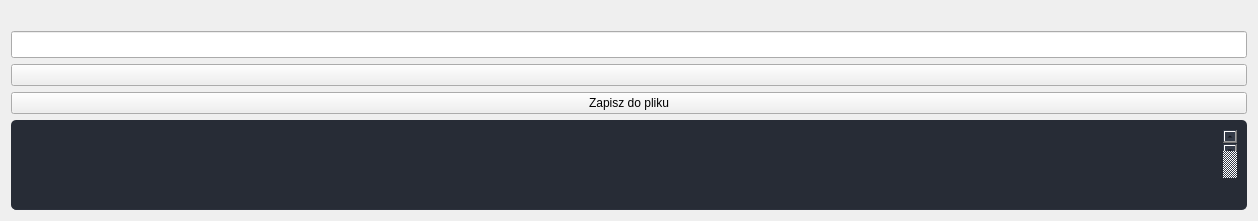
                  <widget class="QWidget" name="tabWidgetPage5">
                   <attribute name="icon">
                    <iconset>
                     <normaloff>zdjecia/getbeck.png</normaloff>zdjecia/getbeck.png</iconset>
                   </attribute>
                   <attribute name="title">
                    <string/>
                   </attribute>
                   <layout class="QVBoxLayout" name="verticalLayout_8">
                    <item alignment="Qt::AlignHCenter|Qt::AlignVCenter">
                     <widget class="QLabel" name="label_9">
                      <property name="text">
                       <string/>
                      </property>
                      <property name="pixmap">
                       <pixmap>zdjecia/getbeck.png</pixmap>
                      </property>
                     </widget>
                    </item>
                    <item>
                     <widget class="QLineEdit" name="lineEdit_14">
                      <property name="font">
                       <font>
                        <pointsize>12</pointsize>
                       </font>
                      </property>
                      <property name="clearButtonEnabled">
                       <bool>true</bool>
                      </property>
                     </widget>
                    </item>
                    <item>
                     <widget class="QPushButton" name="pushButton_30">
                      <property name="text">
                       <string/>
                      </property>
                      <property name="icon">
                       <iconset>
                        <normaloff>zdjecia/Jommans-Briefness-Search.ico</normaloff>zdjecia/Jommans-Briefness-Search.ico</iconset>
                      </property>
                      <property name="iconSize">
                       <size>
                        <width>30</width>
                        <height>30</height>
                       </size>
                      </property>
                     </widget>
                    </item>
                    <item>
                     <widget class="QPushButton" name="pushButton_19">
                      <property name="text">
                       <string>Zapisz do pliku</string>
                      </property>
                      <property name="icon">
                       <iconset>
                        <normaloff>zdjecia/excel-icon1.png</normaloff>zdjecia/excel-icon1.png</iconset>
                      </property>
                      <property name="iconSize">
                       <size>
                        <width>30</width>
                        <height>30</height>
                       </size>
                      </property>
                     </widget>
                    </item>
                    <item>
                     <widget class="QTableWidget" name="tableWidget_9">
                      <property name="sizePolicy">
                       <sizepolicy hsizetype="Expanding" vsizetype="Expanding">
                        <horstretch>0</horstretch>
                        <verstretch>0</verstretch>
                       </sizepolicy>
                      </property>
                      <property name="palette">
                       <palette>
                        <active>
                         <colorrole role="WindowText">
                          <brush brushstyle="SolidPattern">
                           <color alpha="255">
                            <red>210</red>
                            <green>210</green>
                            <blue>210</blue>
                           </color>
                          </brush>
                         </colorrole>
                         <colorrole role="Button">
                          <brush brushstyle="SolidPattern">
                           <color alpha="255">
                            <red>39</red>
                            <green>44</green>
                            <blue>54</blue>
                           </color>
                          </brush>
                         </colorrole>
                         <colorrole role="Text">
                          <brush brushstyle="SolidPattern">
                           <color alpha="255">
                            <red>210</red>
                            <green>210</green>
                            <blue>210</blue>
                           </color>
                          </brush>
                         </colorrole>
                         <colorrole role="ButtonText">
                          <brush brushstyle="SolidPattern">
                           <color alpha="255">
                            <red>210</red>
                            <green>210</green>
                            <blue>210</blue>
                           </color>
                          </brush>
                         </colorrole>
                         <colorrole role="Base">
                          <brush brushstyle="SolidPattern">
                           <color alpha="255">
                            <red>39</red>
                            <green>44</green>
                            <blue>54</blue>
                           </color>
                          </brush>
                         </colorrole>
                         <colorrole role="Window">
                          <brush brushstyle="SolidPattern">
                           <color alpha="255">
                            <red>39</red>
                            <green>44</green>
                            <blue>54</blue>
                           </color>
                          </brush>
                         </colorrole>
                        </active>
                        <inactive>
                         <colorrole role="WindowText">
                          <brush brushstyle="SolidPattern">
                           <color alpha="255">
                            <red>210</red>
                            <green>210</green>
                            <blue>210</blue>
                           </color>
                          </brush>
                         </colorrole>
                         <colorrole role="Button">
                          <brush brushstyle="SolidPattern">
                           <color alpha="255">
                            <red>39</red>
                            <green>44</green>
                            <blue>54</blue>
                           </color>
                          </brush>
                         </colorrole>
                         <colorrole role="Text">
                          <brush brushstyle="SolidPattern">
                           <color alpha="255">
                            <red>210</red>
                            <green>210</green>
                            <blue>210</blue>
                           </color>
                          </brush>
                         </colorrole>
                         <colorrole role="ButtonText">
                          <brush brushstyle="SolidPattern">
                           <color alpha="255">
                            <red>210</red>
                            <green>210</green>
                            <blue>210</blue>
                           </color>
                          </brush>
                         </colorrole>
                         <colorrole role="Base">
                          <brush brushstyle="SolidPattern">
                           <color alpha="255">
                            <red>39</red>
                            <green>44</green>
                            <blue>54</blue>
                           </color>
                          </brush>
                         </colorrole>
                         <colorrole role="Window">
                          <brush brushstyle="SolidPattern">
                           <color alpha="255">
                            <red>39</red>
                            <green>44</green>
                            <blue>54</blue>
                           </color>
                          </brush>
                         </colorrole>
                        </inactive>
                        <disabled>
                         <colorrole role="WindowText">
                          <brush brushstyle="SolidPattern">
                           <color alpha="255">
                            <red>210</red>
                            <green>210</green>
                            <blue>210</blue>
                           </color>
                          </brush>
                         </colorrole>
                         <colorrole role="Button">
                          <brush brushstyle="SolidPattern">
                           <color alpha="255">
                            <red>39</red>
                            <green>44</green>
                            <blue>54</blue>
                           </color>
                          </brush>
                         </colorrole>
                         <colorrole role="Text">
                          <brush brushstyle="SolidPattern">
                           <color alpha="255">
                            <red>210</red>
                            <green>210</green>
                            <blue>210</blue>
                           </color>
                          </brush>
                         </colorrole>
                         <colorrole role="ButtonText">
                          <brush brushstyle="SolidPattern">
                           <color alpha="255">
                            <red>210</red>
                            <green>210</green>
                            <blue>210</blue>
                           </color>
                          </brush>
                         </colorrole>
                         <colorrole role="Base">
                          <brush brushstyle="SolidPattern">
                           <color alpha="255">
                            <red>39</red>
                            <green>44</green>
                            <blue>54</blue>
                           </color>
                          </brush>
                         </colorrole>
                         <colorrole role="Window">
                          <brush brushstyle="SolidPattern">
                           <color alpha="255">
                            <red>39</red>
                            <green>44</green>
                            <blue>54</blue>
                           </color>
                          </brush>
                         </colorrole>
                        </disabled>
                       </palette>
                      </property>
                      <property name="styleSheet">
                       <string notr="true">QTableWidget {	
	background-color: rgb(39, 44, 54);
	padding: 10px;
	border-radius: 5px;
	gridline-color: rgb(44, 49, 60);
	border-bottom: 1px solid rgb(44, 49, 60);
}
QTableWidget::item{
	border-color: rgb(44, 49, 60);
	padding-left: 5px;
	padding-right: 5px;
	gridline-color: rgb(44, 49, 60);
}
QTableWidget::item:selected{
	background-color: rgb(85, 170, 255);
}
QScrollBar:horizontal {
    border: none;
    background: rgb(52, 59, 72);
    height: 14px;
    margin: 0px 21px 0 21px;
	border-radius: 0px;
}
 QScrollBar:vertical {
	border: none;
    background: rgb(52, 59, 72);
    width: 14px;
    margin: 21px 0 21px 0;
	border-radius: 0px;
 }
QHeaderView::section{
	Background-color: rgb(39, 44, 54);
	max-width: 30px;
	border: 1px solid rgb(44, 49, 60);
	border-style: none;
    border-bottom: 1px solid rgb(44, 49, 60);
    border-right: 1px solid rgb(44, 49, 60);
}
QTableWidget::horizontalHeader {	
	background-color: rgb(81, 255, 0);
}
QHeaderView::section:horizontal
{
    border: 1px solid rgb(32, 34, 42);
	background-color: rgb(27, 29, 35);
	padding: 3px;
	border-top-left-radius: 7px;
    border-top-right-radius: 7px;
}
QHeaderView::section:vertical
{
    border: 1px solid rgb(44, 49, 60);
}
</string>
                      </property>
                      <property name="frameShape">
                       <enum>QFrame::NoFrame</enum>
                      </property>
                      <property name="verticalScrollBarPolicy">
                       <enum>Qt::ScrollBarAlwaysOn</enum>
                      </property>
                      <property name="sizeAdjustPolicy">
                       <enum>QAbstractScrollArea::AdjustToContents</enum>
                      </property>
                      <property name="editTriggers">
                       <set>QAbstractItemView::NoEditTriggers</set>
                      </property>
                      <property name="alternatingRowColors">
                       <bool>false</bool>
                      </property>
                      <property name="selectionMode">
                       <enum>QAbstractItemView::SingleSelection</enum>
                      </property>
                      <property name="selectionBehavior">
                       <enum>QAbstractItemView::SelectRows</enum>
                      </property>
                      <property name="showGrid">
                       <bool>true</bool>
                      </property>
                      <property name="gridStyle">
                       <enum>Qt::SolidLine</enum>
                      </property>
                      <property name="sortingEnabled">
                       <bool>false</bool>
                      </property>
                      <attribute name="horizontalHeaderVisible">
                       <bool>false</bool>
                      </attribute>
                      <attribute name="horizontalHeaderCascadingSectionResizes">
                       <bool>true</bool>
                      </attribute>
                      <attribute name="horizontalHeaderDefaultSectionSize">
                       <number>200</number>
                      </attribute>
                      <attribute name="horizontalHeaderStretchLastSection">
                       <bool>true</bool>
                      </attribute>
                      <attribute name="verticalHeaderVisible">
                       <bool>false</bool>
                      </attribute>
                      <attribute name="verticalHeaderCascadingSectionResizes">
                       <bool>false</bool>
                      </attribute>
                      <attribute name="verticalHeaderHighlightSections">
                       <bool>false</bool>
                      </attribute>
                      <attribute name="verticalHeaderStretchLastSection">
                       <bool>true</bool>
                      </attribute>
                      <column>
                       <property name="text">
                        <string>Data wpływu na konto</string>
                       </property>
                      </column>
                      <column>
                       <property name="text">
                        <string>Kwota zwrotu</string>
                       </property>
                      </column>
                      <column>
                       <property name="text">
                        <string>FV</string>
                       </property>
                      </column>
                      <column>
                       <property name="text">
                        <string>Saldo po operacji</string>
                       </property>
                      </column>
                      <column>
                       <property name="text">
                        <string>Nick</string>
                       </property>
                      </column>
                      <column>
                       <property name="text">
                        <string>List przewozowy</string>
                       </property>
                      </column>
                     </widget>
                    </item>
                   </layout>
                  </widget>
